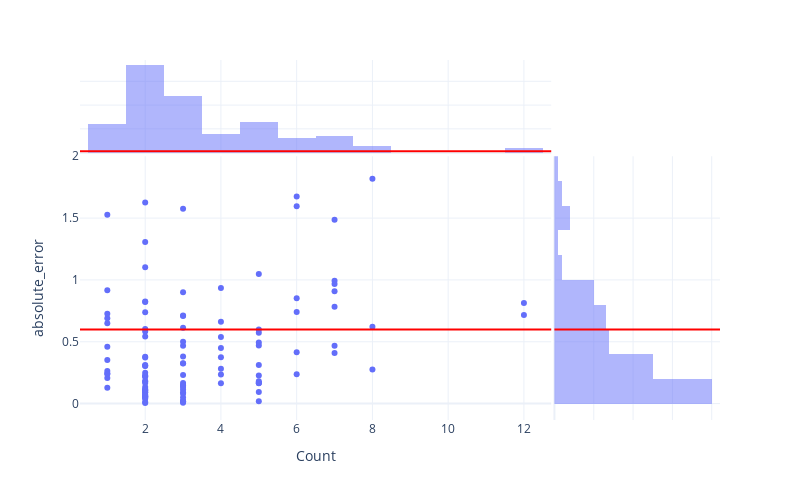

The cell this chart's notebook holds for it:
### Code cell
# Plot absolute error in function of the number of substructures
df = data.join(test_attributions.groupby("molecule_smiles").size().to_frame("Count"), on="smiles")

fig = px.scatter(df, x="Count", y="absolute_error", marginal_x="histogram", marginal_y="histogram")
fig.add_hline(y=0.6, line_color="red")
fig.update_layout(autosize=False, width=800, height=500, template="plotly_white")
fig.show()

### Figure 1 — Plotly figure (JSON) as saved in the notebook; plotly's stock layout.template omitted (floating-point values rounded to 4 significant figures)
{"data": [{"hovertemplate": "Count=%{x}<br>absolute_error=%{y}<extra></extra>", "legendgroup": "", "marker": {"color": "#636efa", "symbol": "circle"}, "mode": "markers", "name": "", "orientation": "v", "showlegend": false, "type": "scatter", "x": [3, 5, 3, 2, 2, 2, 1, 1, 2, 1, 4, 1, 3, 3, 4, 4, 7, 3, 2, 2, 2, 2, 3, 2, 3, 8, 2, 2, 4, 2, 2, 2, 2, 5, 2, 2, 2, 2, 2, 7, 3, 2, 2, 2, 5, 2, 2, 2, 7, 6, 6, 7, 5, 6, 5, 2, 5, 5, 3, 8, 3, 8, 3, 6, 2, 5, 4, 1, 2, 4, 1, 3, 6, 5, 2, 7, 7, 3, 5, 2, 2, 3, 3, 3, 5, 3, 3, 3, 3, 7, 12, 4, 3, 2, 4, 2, 2, 3, 3, 6, 12, 5, 5, 3, 2, 1, 2, 1, 1, 1, 1, 1], "xaxis": "x", "y": [0.02051, 0.4699, 0.6128, 0.03875, 0.004354, 0.5835, 0.6491, 0.2442, 1.102, 0.4597, 0.9338, 0.206, 0.00741, 0.3246, 0.662, 0.3748, 0.4092, 0.0921, 0.0871, 0.07316, 0.1349, 0.2193, 0.151, 0.2174, 0.3818, 1.817, 1.626, 0.1793, 0.2351, 0.05881, 0.05231, 0.0126, 0.3736, 1.048, 0.8206, 1.306, 0.5431, 0.3031, 0.0914, 0.9943, 0.01881, 0.117, 0.1829, 0.1082, 0.5986, 0.6026, 0.06437, 0.8256, 0.9677, 0.7415, 1.674, 1.486, 0.1798, 0.8523, 0.2279, 0.05994, 0.1657, 0.01917, 0.4674, 0.6213, 0.08017, 0.2748, 0.1143, 1.596, 0.3797, 0.09344, 0.5378, 0.1283, 0.3059, 0.2811, 0.263, 0.1671, 0.4143, 0.313, 0.09809, 0.7826, 0.4685, 0.134, 0.494, 0.1104, 0.1661, 0.01757, 0.3254, 0.7073, 0.1688, 0.7129, 0.2309, 0.04868, 0.9008, 0.9088, 0.8136, 0.1647, 0.4998, 0.7388, 0.4491, 0.04796, 0.2291, 0.1448, 1.575, 0.2379, 0.7162, 0.1649, 0.5721, 0.01624, 0.3127, 0.2384, 0.2488, 0.6909, 0.9157, 1.527, 0.3531, 0.727], "yaxis": "y"}, {"alignmentgroup": "True", "bingroup": "x", "hovertemplate": "Count=%{x}<br>count=%{y}<extra></extra>", "legendgroup": "", "marker": {"color": "#636efa"}, "name": "", "offsetgroup": "", "opacity": 0.5, "showlegend": false, "type": "histogram", "x": [3, 5, 3, 2, 2, 2, 1, 1, 2, 1, 4, 1, 3, 3, 4, 4, 7, 3, 2, 2, 2, 2, 3, 2, 3, 8, 2, 2, 4, 2, 2, 2, 2, 5, 2, 2, 2, 2, 2, 7, 3, 2, 2, 2, 5, 2, 2, 2, 7, 6, 6, 7, 5, 6, 5, 2, 5, 5, 3, 8, 3, 8, 3, 6, 2, 5, 4, 1, 2, 4, 1, 3, 6, 5, 2, 7, 7, 3, 5, 2, 2, 3, 3, 3, 5, 3, 3, 3, 3, 7, 12, 4, 3, 2, 4, 2, 2, 3, 3, 6, 12, 5, 5, 3, 2, 1, 2, 1, 1, 1, 1, 1], "xaxis": "x3", "yaxis": "y3"}, {"alignmentgroup": "True", "bingroup": "y", "hovertemplate": "absolute_error=%{y}<br>count=%{x}<extra></extra>", "legendgroup": "", "marker": {"color": "#636efa"}, "name": "", "offsetgroup": "", "opacity": 0.5, "showlegend": false, "type": "histogram", "xaxis": "x2", "y": [0.02051, 0.4699, 0.6128, 0.03875, 0.004354, 0.5835, 0.6491, 0.2442, 1.102, 0.4597, 0.9338, 0.206, 0.00741, 0.3246, 0.662, 0.3748, 0.4092, 0.0921, 0.0871, 0.07316, 0.1349, 0.2193, 0.151, 0.2174, 0.3818, 1.817, 1.626, 0.1793, 0.2351, 0.05881, 0.05231, 0.0126, 0.3736, 1.048, 0.8206, 1.306, 0.5431, 0.3031, 0.0914, 0.9943, 0.01881, 0.117, 0.1829, 0.1082, 0.5986, 0.6026, 0.06437, 0.8256, 0.9677, 0.7415, 1.674, 1.486, 0.1798, 0.8523, 0.2279, 0.05994, 0.1657, 0.01917, 0.4674, 0.6213, 0.08017, 0.2748, 0.1143, 1.596, 0.3797, 0.09344, 0.5378, 0.1283, 0.3059, 0.2811, 0.263, 0.1671, 0.4143, 0.313, 0.09809, 0.7826, 0.4685, 0.134, 0.494, 0.1104, 0.1661, 0.01757, 0.3254, 0.7073, 0.1688, 0.7129, 0.2309, 0.04868, 0.9008, 0.9088, 0.8136, 0.1647, 0.4998, 0.7388, 0.4491, 0.04796, 0.2291, 0.1448, 1.575, 0.2379, 0.7162, 0.1649, 0.5721, 0.01624, 0.3127, 0.2384, 0.2488, 0.6909, 0.9157, 1.527, 0.3531, 0.727], "yaxis": "y2"}], "layout": {"autosize": false, "barmode": "overlay", "height": 500, "legend": {"tracegroupgap": 0}, "margin": {"t": 60}, "shapes": [{"line": {"color": "red"}, "type": "line", "x0": 0, "x1": 1, "xref": "x domain", "y0": 0.6, "y1": 0.6, "yref": "y"}, {"line": {"color": "red"}, "type": "line", "x0": 0, "x1": 1, "xref": "x2 domain", "y0": 0.6, "y1": 0.6, "yref": "y2"}, {"line": {"color": "red"}, "type": "line", "x0": 0, "x1": 1, "xref": "x3 domain", "y0": 0.6, "y1": 0.6, "yref": "y3"}], "width": 800, "xaxis": {"anchor": "y", "autorange": true, "domain": [0, 0.7363], "range": [0.2789, 12.72], "title": {"text": "Count"}, "type": "linear"}, "xaxis2": {"anchor": "y2", "autorange": true, "domain": [0.7413, 1], "matches": "x2", "range": [0, 42.11], "showgrid": true, "showline": false, "showticklabels": false, "ticks": ""}, "xaxis3": {"anchor": "y3", "autorange": true, "domain": [0, 0.7363], "matches": "x", "range": [0.2789, 12.72], "showgrid": true, "showticklabels": false, "type": "linear"}, "xaxis4": {"anchor": "y4", "domain": [0.7413, 1], "matches": "x2", "showgrid": true, "showline": false, "showticklabels": false, "ticks": ""}, "yaxis": {"anchor": "x", "autorange": true, "domain": [0, 0.7326], "range": [-0.1326, 2.0], "title": {"text": "absolute_error"}, "type": "linear"}, "yaxis2": {"anchor": "x2", "autorange": true, "domain": [0, 0.7326], "matches": "y", "range": [-0.1326, 2.0], "showgrid": true, "showticklabels": false, "type": "linear"}, "yaxis3": {"anchor": "x3", "autorange": true, "domain": [0.7426, 1], "matches": "y3", "range": [0, 38.95], "showgrid": true, "showline": false, "showticklabels": false, "ticks": ""}, "yaxis4": {"anchor": "x4", "domain": [0.7426, 1], "matches": "y3", "showgrid": true, "showline": false, "showticklabels": false, "ticks": ""}}}
